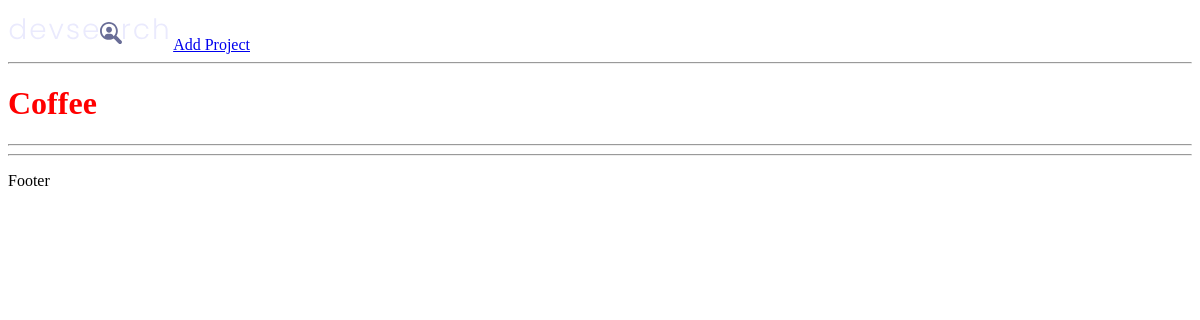
The page /projects/faccc555-1b7a-4c1f-8bb2-b448ebab7609/ on the database as committed earlier.
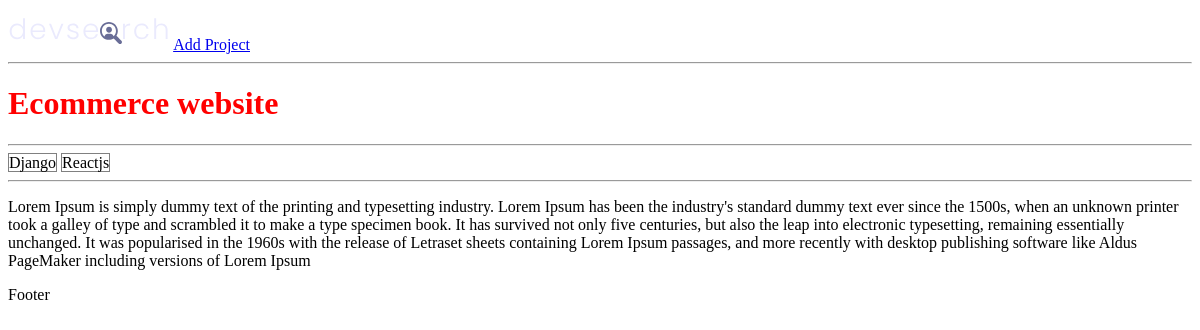
The same page on the database as committed later.
### projects/models.py (models this page shows, shortened)
class Project(models.Model):
    title = models.CharField(max_length=200)
    description = models.TextField(null=True, blank=True)
    featured_image = models.ImageField(
        null=True, blank=True, default="default.jpg")
    demo_link = models.CharField(max_length=2000, null=True, blank=True)
    source_link = models.CharField(max_length=2000, null=True, blank=True)
    tags = models.ManyToManyField("Tag", blank=True)
    vote_total = models.IntegerField(default=0, null=True, blank=True)
    vote_ratio = models.IntegerField(default=0, null=True, blank=True)
    created = models.DateTimeField(auto_now_add=True)
    id = models.UUIDField(default=uuid.uuid4, unique=True, primary_key=True)

class Tag(models.Model):
    name = models.CharField(max_length=200)
    created = models.DateTimeField(auto_now_add=True)
    id = models.UUIDField(default=uuid.uuid4, unique=True,
                          primary_key=True, editable=False)
    def __str__(self):
        return self.name

### projects/views.py (the view)
# urls.py: path("<str:pk>/", views.project, name="project"),
def project(request, pk):
    project = Project.objects.get(id=pk)
    context = {"project": project}
    return render(request, 'projects/single-project.html', context)

### projects/templates/projects/single-project.html
{% extends "main.html" %} {% block content%}
<h1>{{project.title}}</h1>
<hr />
{% for tag in project.tags.all %}
<span style="border: 1px solid gray">{{tag}}</span>
{% endfor %}
<hr />
<p>{{project.description}}</p>
{% endblock content %}

Rows that differ between the two databases and show on the page:
changed Project: title "Coffee" → "Ecommerce website"; description (not shown) → "Lorem Ipsum is simply dummy text of the printing and typesetting industry. Lorem Ipsum has been the industry's standard dummy text ever since the 1500s, when an unknown printer took a galley of type and scrambled it to make a type specimen book. It has survived not only five centuries, but also the leap into electronic typesetting, remaining essentially unchanged. It was popularised in the 1960s with the release of Letraset sheets containing Lorem Ipsum passages, and more recently with desktop publishing software like Aldus PageMaker including versions of Lorem Ipsum"
added Tag: name "Django"
added Tag: name "Reactjs"
